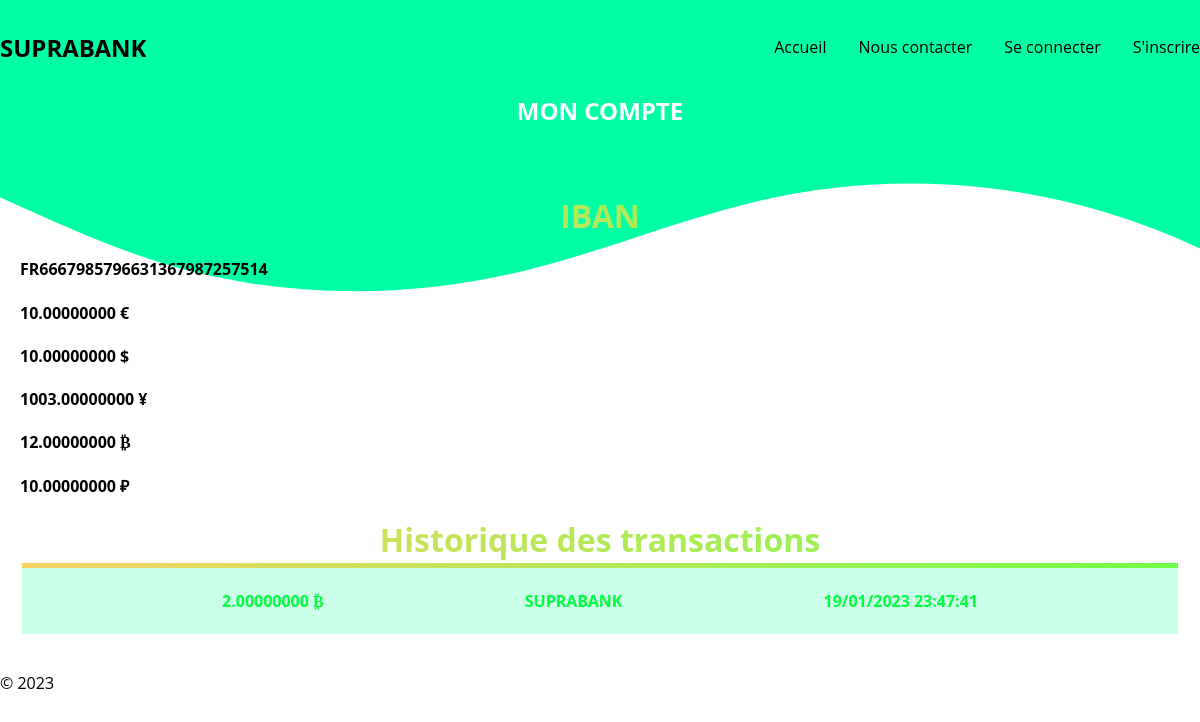
/account.php (signed in), run on the app's committed database.
### tables this page shows
CREATE TABLE `storage` (
  `id` int(11) NOT NULL,
  `id_user` int(11) NOT NULL,
  `id_currency` int(11) NOT NULL,
  `amount` decimal(64,8) NOT NULL DEFAULT '10.00000000'
);

CREATE TABLE `transactions` (
  `id` int(11) NOT NULL,
  `id_user` int(11) NOT NULL,
  `id_currency` int(11) NOT NULL,
  `amount` decimal(64,8) NOT NULL,
  `id_author` int(11) NOT NULL,
  `status` int(11) NOT NULL DEFAULT '0',
  `id_exchange` int(11) DEFAULT NULL,
  `date` datetime NOT NULL DEFAULT CURRENT_TIMESTAMP
);

### src/init.php (called while the page is built, shortened)
<?php
require_once __DIR__ . '/session.php';
require_once __DIR__ . '/class/DbManager.php';
$dbManager = new DbManager($db);

### src/class/DbManager.php (called while the page is built, shortened)
<?php
class DbManager
{
    private $db;
    function __construct(PDO $db)
    {
        $this->db = $db;
    }
    function select(string $sql, array $data, string $className = null)
    {
        $query = $this->db->prepare($sql);
        $query->execute($data);
        return $query->fetchAll();
    }
}

### www/account.php (the view, shortened to what this page needs)
<?php
require_once __DIR__ . '/../src/init.php';
$bannerTitle = 'MON COMPTE';
require_once __DIR__ . '/../src/templates/partials/html_head.php';
?>
<body>
    <?php require_once __DIR__ . '/../src/templates/partials/header.php'; ?>
    <?php require_once __DIR__ . '/../src/templates/partials/banner.php'; ?>
    <section id="user-iban">
        <h3>IBAN</h3>
        <article>
            <h4>
                <?php echo $_SESSION['iban']; ?>
            </h4>
        </article>
    </section>
    <section id="user-money">
        <?php
        $sql = "SELECT * FROM storage WHERE id_user = ?";
        $userCurrencies = $dbManager->select($sql, [$_SESSION['id']]);
        $currencySymbols = ['€', '$', '¥', '₿', '₽'];
        foreach ($userCurrencies as $currency) {
            $currencyAmount = $currency['amount'];
            $currencyId = intval($currency['id_currency']);
            $currencySymbol = $currencySymbols[$currencyId - 1];
            echo "<article>";
            echo "<h4>$currencyAmount $currencySymbol</h4>";
            echo "</article>";
        }
        ?>
    </section>
    <section id="transaction-history">
        <h3>Historique des transactions</h3>
        <table>
            <tbody>
                <?php
                $BANK_NAME = "SUPRABANK";
                $sql = "SELECT * FROM transactions WHERE id_user = ? OR id_exchange = ?";
                $transactions = $dbManager->select($sql, [$_SESSION['id'], $_SESSION['id']]);
                foreach ($transactions as $transaction) {
                    $transactionAmount = $transaction['amount'];
                    $transactionSubject = $transaction['id_user'];
                    $transactionAuthor = $transaction['id_author'];
                    $transactionExchange = $transaction['id_exchange'];
                    $transactionDate = $transaction['date'];
                    $transactionDate = date('d/m/Y H:i:s', strtotime($transactionDate));
                    $transactionCurrencyId = $transaction['id_currency'];
                    $transactionCurrencySymbol = $currencySymbols[$transactionCurrencyId - 1];
                    $isDeposit = $transactionAmount > 0 && $transactionSubject == $_SESSION['id'];
                    $isTransactionReceipt = $transactionAmount < 0 && $transactionExchange == $_SESSION['id'];
                    if ($isDeposit || $isTransactionReceipt) {
                        $transactionType = 'add-money';
                        if ($isDeposit) {
                            if ($transactionAuthor == $_SESSION['id']) {
                                $transactionOrigin = "VOUS";
                            } else {
                                $transactionOrigin = $BANK_NAME;
                            }
                        }
                    }
                    echo '<tr class="transaction-display ' . $transactionType . '">';
                    echo "<td><h4>$transactionAmount $transactionCurrencySymbol</h4></td>";
                    echo "<td><h4>$transactionOrigin</h4></td>";
                    echo "<td><h4>$transactionDate</h4></td>";
                    echo "</tr>";
                }
                ?>
            </tbody>
        </table>
    </section>
    <?php require_once __DIR__ . '/../src/templates/partials/footer.php';
    ?>
</body>
</html>

### src/templates/partials/html_head.php (shortened to what this page needs)
<!DOCTYPE html>
<html lang="en">
<head>
    <link rel="stylesheet" href="/assets/style.css?v=<?php echo time(); ?>">
</head>

### src/templates/partials/header.php
<header>
    <h1>SUPRABANK</h1>
    <nav>
        <ul>
            <li><a href="index.php">Accueil</a></li>
            <li><a href="contact.php">Nous contacter</a></li>
            <li><a href="login.php">Se connecter</a></li>
            <li><a href="register.php">S'inscrire</a></li>
        </ul>
    </nav>
</header>

### src/templates/partials/banner.php (shortened to what this page needs)
<section id="banner">
    <div class="custom-shape-divider-top-1674172215">
    </div>
    <h2>
        <?= $bannerTitle ?>
    </h2>
</section>

### src/templates/partials/footer.php
<footer>
    <p>&copy; <?= date('Y'); ?></p>
</footer>

### www/assets/style.css (style rules this page uses)
:root { --default-font-size: 16px; --header-color: hsl(0, 0%, 100%); --header-text-color: hsl(0, 0%, 0%); --header-font: "Open Sans", "sans-serif"; --header-title-font-size: 24px; --header-nav-font-size: 16px; --header-vertical-padding: 20px; --banner-color: #00ffa4; --highlight-color: white; }
*::before, *::after { margin: 0; padding: 0; box-sizing: border-box; }
body { font-family: "Open Sans", "sans-serif"; font-size: var(--default-font-size); background-color: hsl(0, 0%, 100%); padding: 0; margin: 0; }
section { padding: 0 20px; }
h2, h3 { text-align: center; margin: 0; color: var(--highlight-color); }
h3 { font-size: 2rem; background: -webkit-linear-gradient(45deg, #f6d365, #71ff49); -webkit-background-clip: text; -webkit-text-fill-color: transparent; }
header { background-color: var(--header-color); width: 100%; position: sticky; top: 0; z-index: 100; background-color: var(--banner-color); display: flex; justify-content: space-between; align-items: center; padding-top: var(--header-vertical-padding); padding-bottom: var(--header-vertical-padding); color: var(--header-text-color); font-family: var(--header-font); font-size: var(--header-nav-font-size); }
h1 { margin: 0; font-size: var(--header-title-font-size); }
nav ul { display: flex; justify-content: space-between; align-items: center; }
nav li { list-style: none; }
nav li { margin-left: 32px; }
nav a { text-decoration: none; color: var(--header-text-color); transition: 0.2s; }
.custom-shape-divider-top-1674172215 { position: absolute; top: 0; left: 0; width: 100%; overflow: hidden; line-height: 0; transform: rotate(180deg); z-index: -1; }
.custom-shape-divider-top-1674172215 svg { position: relative; display: block; width: calc(136% + 1.3px); height: 200px; }
#banner { height: 100px; position: relative; }
.transaction-display { border-block-start: 5px solid; border-image-slice: 1; display: flex; justify-content: space-evenly; margin-bottom: 20px; }
table { width: 100%; }
tbody td h4 { text-align: center; }
.add-money { border-image-source: linear-gradient(to right, #f6d365 0%, #71ff49 100%); background-color: rgba(0, 255, 145, 0.2); color: hsl(134, 100%, 50%); }

### data on the page
storage: amount "10.00000000", id_currency "€"
storage: amount "10.00000000", id_currency "$"
storage: amount "1003.00000000", id_currency "¥"
storage: amount "12.00000000", id_currency "₿"
storage: amount "10.00000000", id_currency "₽"
transactions: amount "2.00000000", id_currency "₿", transactionOrigin "SUPRABANK", date "19/01/2023 23:47:41"

### other printed values
$bannerTitle "MON COMPTE"
$_SESSION['iban'] "FR6667985796631367987257514"
